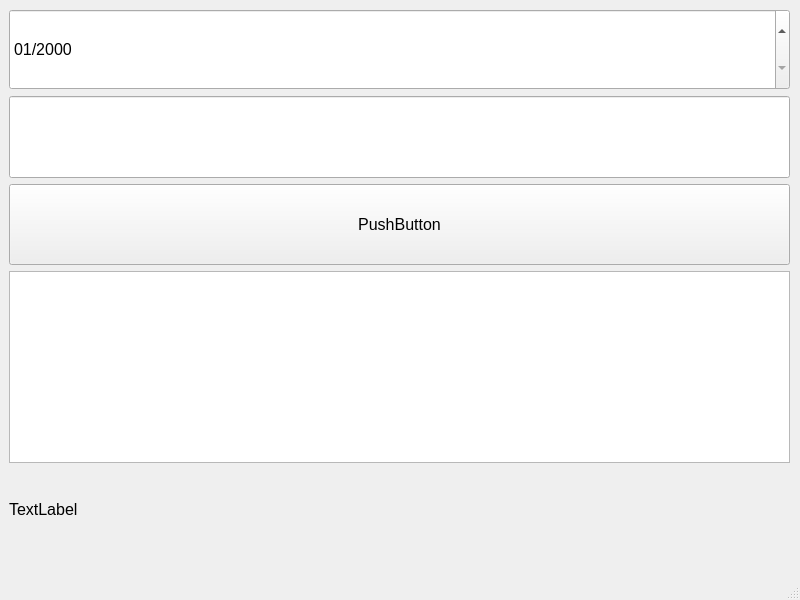
<?xml version="1.0" encoding="UTF-8"?>
<ui version="4.0">
 <class>MainWindow</class>
 <widget class="QMainWindow" name="MainWindow">
  <property name="geometry">
   <rect>
    <x>0</x>
    <y>0</y>
    <width>800</width>
    <height>600</height>
   </rect>
  </property>
  <property name="windowTitle">
   <string>MainWindow</string>
  </property>
  <widget class="QWidget" name="centralwidget">
   <widget class="QWidget" name="gridLayoutWidget">
    <property name="geometry">
     <rect>
      <x>9</x>
      <y>9</y>
      <width>781</width>
      <height>541</height>
     </rect>
    </property>
    <property name="sizePolicy">
     <sizepolicy hsizetype="Expanding" vsizetype="Expanding">
      <horstretch>0</horstretch>
      <verstretch>0</verstretch>
     </sizepolicy>
    </property>
    <property name="font">
     <font>
      <pointsize>12</pointsize>
     </font>
    </property>
    <layout class="QGridLayout" name="gridLayout">
     <item row="3" column="0">
      <widget class="QListView" name="listView">
       <property name="sizePolicy">
        <sizepolicy hsizetype="Expanding" vsizetype="Expanding">
         <horstretch>0</horstretch>
         <verstretch>0</verstretch>
        </sizepolicy>
       </property>
       <property name="font">
        <font>
         <pointsize>12</pointsize>
        </font>
       </property>
      </widget>
     </item>
     <item row="4" column="0">
      <widget class="QLabel" name="label">
       <property name="sizePolicy">
        <sizepolicy hsizetype="Expanding" vsizetype="Expanding">
         <horstretch>0</horstretch>
         <verstretch>0</verstretch>
        </sizepolicy>
       </property>
       <property name="font">
        <font>
         <pointsize>12</pointsize>
        </font>
       </property>
       <property name="text">
        <string>TextLabel</string>
       </property>
      </widget>
     </item>
     <item row="2" column="0">
      <widget class="QPushButton" name="pushButton">
       <property name="sizePolicy">
        <sizepolicy hsizetype="Expanding" vsizetype="Expanding">
         <horstretch>0</horstretch>
         <verstretch>0</verstretch>
        </sizepolicy>
       </property>
       <property name="font">
        <font>
         <pointsize>12</pointsize>
        </font>
       </property>
       <property name="text">
        <string>PushButton</string>
       </property>
      </widget>
     </item>
     <item row="0" column="0">
      <widget class="QDateEdit" name="dateEdit">
       <property name="sizePolicy">
        <sizepolicy hsizetype="Expanding" vsizetype="Expanding">
         <horstretch>0</horstretch>
         <verstretch>0</verstretch>
        </sizepolicy>
       </property>
       <property name="font">
        <font>
         <pointsize>12</pointsize>
        </font>
       </property>
       <property name="displayFormat">
        <string>MM/yyyy</string>
       </property>
       <property name="calendarPopup">
        <bool>false</bool>
       </property>
      </widget>
     </item>
     <item row="1" column="0">
      <widget class="QLineEdit" name="lineEdit">
       <property name="sizePolicy">
        <sizepolicy hsizetype="Expanding" vsizetype="Expanding">
         <horstretch>0</horstretch>
         <verstretch>0</verstretch>
        </sizepolicy>
       </property>
      </widget>
     </item>
    </layout>
   </widget>
  </widget>
  <widget class="QMenuBar" name="menubar">
   <property name="geometry">
    <rect>
     <x>0</x>
     <y>0</y>
     <width>800</width>
     <height>21</height>
    </rect>
   </property>
  </widget>
  <widget class="QStatusBar" name="statusbar"/>
 </widget>
 <resources/>
 <connections/>
</ui>
